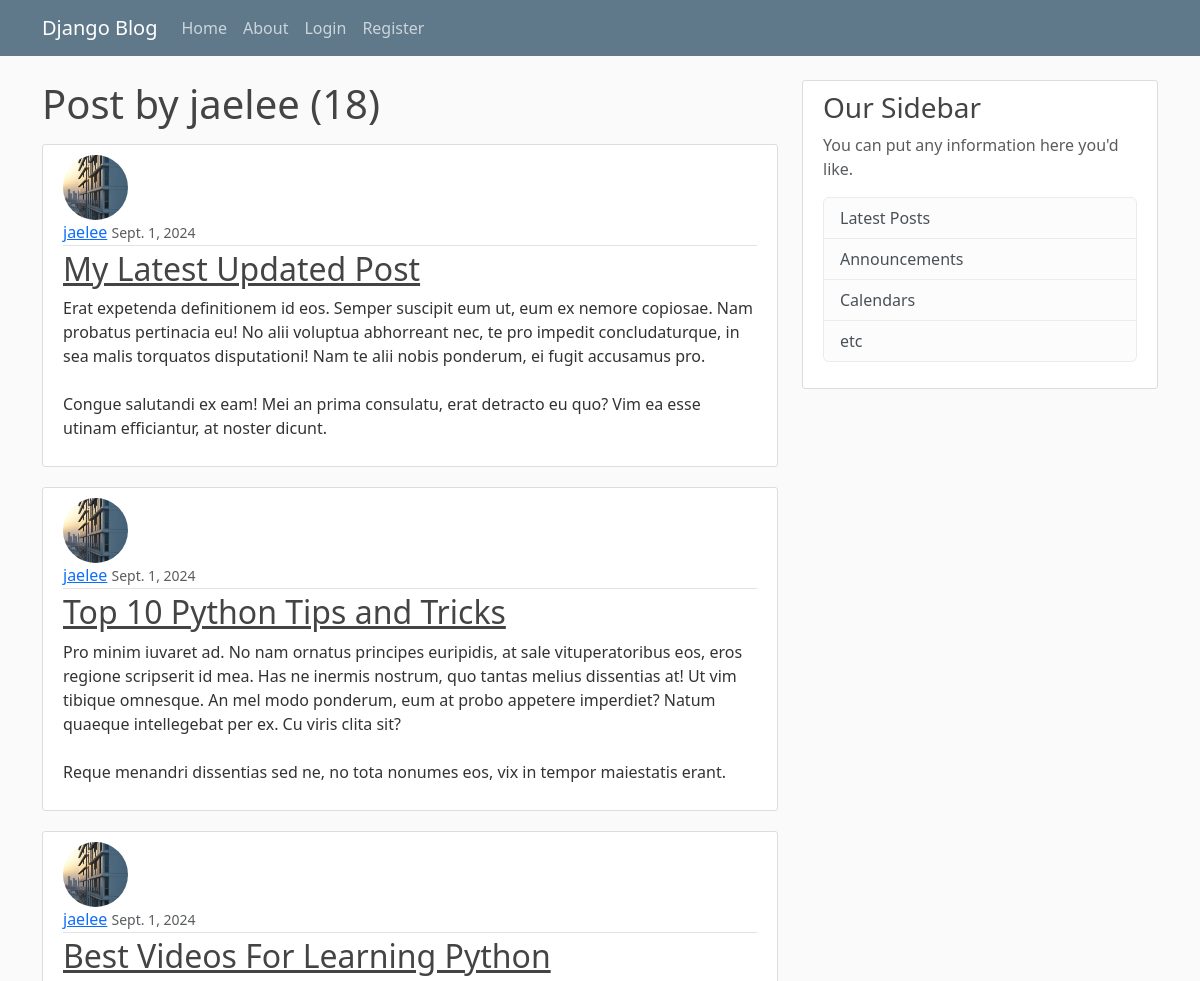
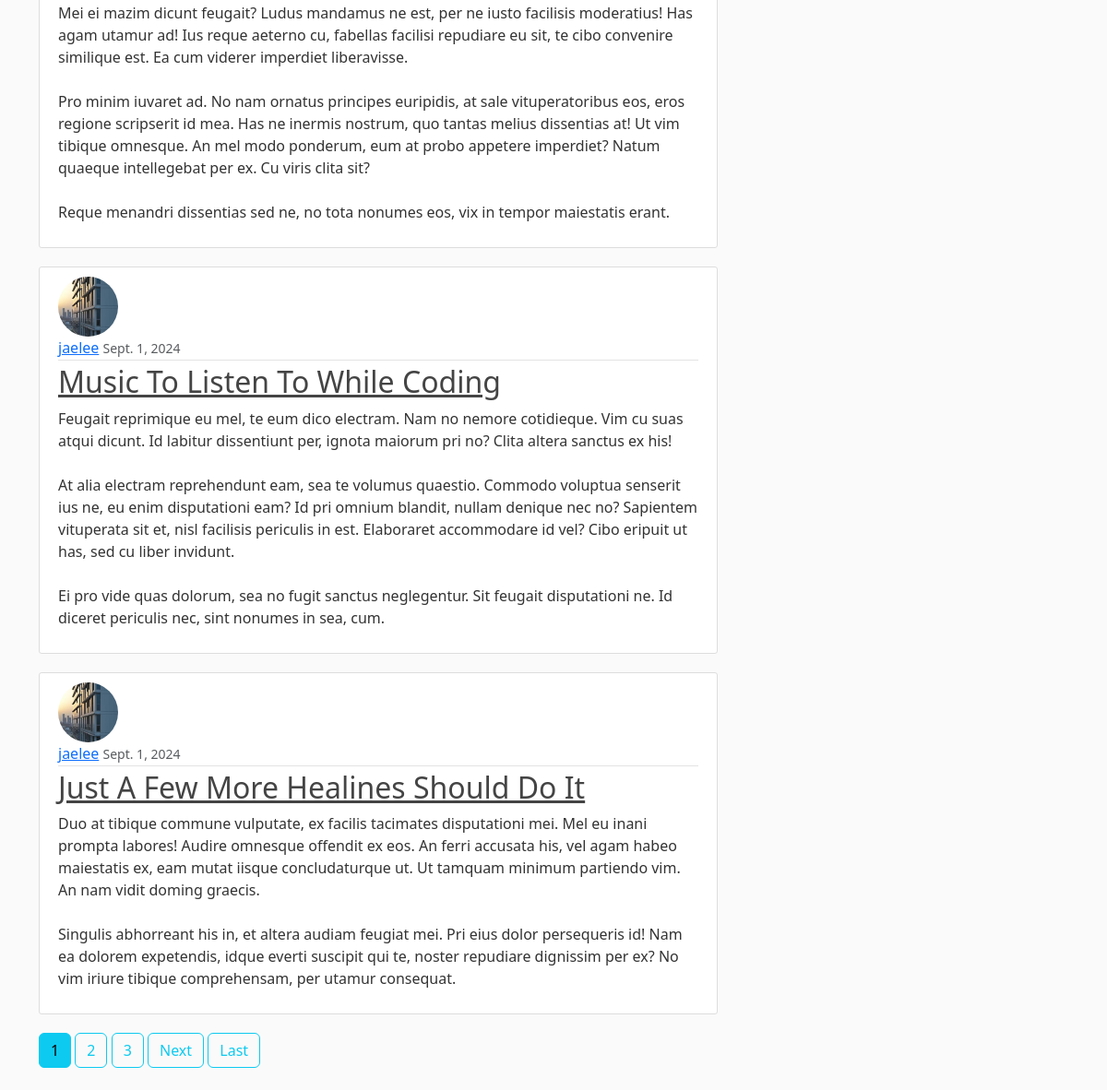
Page /user/jaelee on the committed database (2 pictures, top to bottom).
### blog/models.py (models this page shows, shortened)
class Post(models.Model):
    title = models.CharField(max_length=100)
    content = models.TextField()
    date_posted = models.DateTimeField(default=timezone.now)
    author = models.ForeignKey(
        User, on_delete=models.CASCADE
    )  # if user get deleted we also delete related posts

### users/models.py (models this page shows, shortened)
class Profile(models.Model):
    user = models.OneToOneField(
        User, on_delete=models.CASCADE
    )  # remember cascade is when user get deleted you also delete the profile
    image = models.ImageField(default="default.jpg", upload_to="profile_pics")

### blog/views.py (the view)
# urls.py: path("user/<str:username>", UserPostListView.as_view(), name="user-posts"),
class UserPostListView(ListView):
    model = Post
    template_name = "blog/user_posts.html"
    context_object_name = "posts"  # b/c django takes obj list as default not the text
    paginate_by = 5
    def get_queryset(self):
        user = get_object_or_404(User, username=self.kwargs.get("username"))
        return Post.objects.filter(author=user).order_by("-date_posted")

### blog/templates/blog/user_posts.html (shortened to what this page needs)
{% extends "blog/base.html" %}
{% block content %}
  <h1 class="mb-3">Post by {{ view.kwargs.username }} ({{ page_obj.paginator.count }})</h1>
  {% for post in posts %}
    <article class="media content-section">
      <img class="rounded-circle article-img" src="{{ post.author.profile.image.url }}">
      <div class="media-body d-inline-block">
        <div class="article-metadata">
        <a class="mr-2" href="{% url 'user-posts' post.author.username %}">{{ post.author }}</a>
          <small class="text-muted">{{ post.date_posted | date:"" }}</small>
        </div>
        <h2><a class="article-title" href="{% url 'post-detail' post.id %}">{{ post.title }}</a></h2>
        <p class="article-content">{{ post.content }}</p>
      </div>
    </article>
  {% endfor %}
  {% if is_paginated %}
    {% for num in page_obj.paginator.page_range %}
      {% if page_obj.number == num %}
        <a class="btn btn-info mb-4" href="?page={{ num }}">{{ num }}</a>
      {% elif num > page_obj.number|add:'-3' and num < page_obj.number|add:'3' %}
        <a class="btn btn-outline-info mb-4" href="?page={{ num }}">{{ num }}</a>
      {% endif %}
    {% endfor %}
    {% if page_obj.has_next %}
      <a class="btn btn-outline-info mb-4" href="?page={{ page_obj.next_page_number }}">Next</a>
      <a class="btn btn-outline-info mb-4" href="?page={{ page_obj.paginator.num_pages }}">Last</a>
    {% endif %}
  {% endif %}
{% endblock content %}

### blog/static/blog/main.css (style rules this page uses)
body { background: #fafafa; color: #333333; margin-top: 5rem; }
h1, h2, h3, h4, h5, h6 { color: #444444; }
.content-section { background: #ffffff; padding: 10px 20px; border: 1px solid #dddddd; border-radius: 3px; margin-bottom: 20px; }
.article-title { color: #444444; }
.article-content { white-space: pre-line; }
.article-img { height: 65px; width: 65px; margin-right: 16px; }
.article-metadata { padding-bottom: 1px; margin-bottom: 4px; border-bottom: 1px solid #e3e3e3 }

### rows in the picture
Post: author.profile.image (picture), author "jaelee", date_posted "Sept. 1, 2024", title "My Latest Updated Post", content "Erat expetenda definitionem id eos. Semper suscipit eum ut, eum ex nemore copiosae. Nam probatus pertinacia eu! No alii voluptua abhorreant nec, te pro impedit concludaturque, in sea malis torquatos disputationi! Nam te alii nobis ponderum, ei fugit accusamus pro. Congue salutandi ex eam! Mei an prima consulatu, erat detracto eu quo? Vim ea esse utinam efficiantur, at noster dicunt."
Post: author.profile.image (picture), author "jaelee", date_posted "Sept. 1, 2024", title "Top 10 Python Tips and Tricks", content "Pro minim iuvaret ad. No nam ornatus principes euripidis, at sale vituperatoribus eos, eros regione scripserit id mea. Has ne inermis nostrum, quo tantas melius dissentias at! Ut vim tibique omnesque. An mel modo ponderum, eum at probo appetere imperdiet? Natum quaeque intellegebat per ex. Cu viris clita sit? Reque menandri dissentias sed ne, no tota nonumes eos, vix in tempor maiestatis erant."
Post: author.profile.image (picture), author "jaelee", date_posted "Sept. 1, 2024", title "Best Videos For Learning Python", content "Mei ei mazim dicunt feugait? Ludus mandamus ne est, per ne iusto facilisis moderatius! Has agam utamur ad! Ius reque aeterno cu, fabellas facilisi repudiare eu sit, te cibo convenire similique est. Ea cum viderer imperdiet liberavisse. Pro minim iuvaret ad. No nam ornatus principes euripidis, at sale vituperatoribus eos, eros regione scripserit id mea. Has ne inermis nostrum, quo tantas melius dissentias at! Ut vim tibique omnesque. An mel modo ponderum, eum at probo appetere imperdiet? Natum quaeque intellegebat per ex. Cu viris clita sit? Reque menandri dissentias sed ne, no tota nonumes eos, vix in tempor maiestatis erant."
Post: author.profile.image (picture), author "jaelee", date_posted "Sept. 1, 2024", title "Music To Listen To While Coding", content "Feugait reprimique eu mel, te eum dico electram. Nam no nemore cotidieque. Vim cu suas atqui dicunt. Id labitur dissentiunt per, ignota maiorum pri no? Clita altera sanctus ex his! At alia electram reprehendunt eam, sea te volumus quaestio. Commodo voluptua senserit ius ne, eu enim disputationi eam? Id pri omnium blandit, nullam denique nec no? Sapientem vituperata sit et, nisl facilisis periculis in est. Elaboraret accommodare id vel? Cibo eripuit ut has, sed cu liber invidunt. Ei pro vide quas dolorum, sea no fugit sanctus neglegentur. Sit feugait disputationi ne. Id diceret periculis nec, sint nonumes in sea, cum."
Post: author.profile.image (picture), author "jaelee", date_posted "Sept. 1, 2024", title "Just A Few More Healines Should Do It", content "Duo at tibique commune vulputate, ex facilis tacimates disputationi mei. Mel eu inani prompta labores! Audire omnesque offendit ex eos. An ferri accusata his, vel agam habeo maiestatis ex, eam mutat iisque concludaturque ut. Ut tamquam minimum partiendo vim. An nam vidit doming graecis. Singulis abhorreant his in, et altera audiam feugiat mei. Pri eius dolor persequeris id! Nam ea dolorem expetendis, idque everti suscipit qui te, noster repudiare dignissim per ex? No vim iriure tibique comprehensam, per utamur consequat."

### other values in the picture
{{ view.kwargs.username }} "jaelee"
{{ page_obj.paginator.count }} "18"
{{ num }} "1"
{{ num }} "2" "3"
